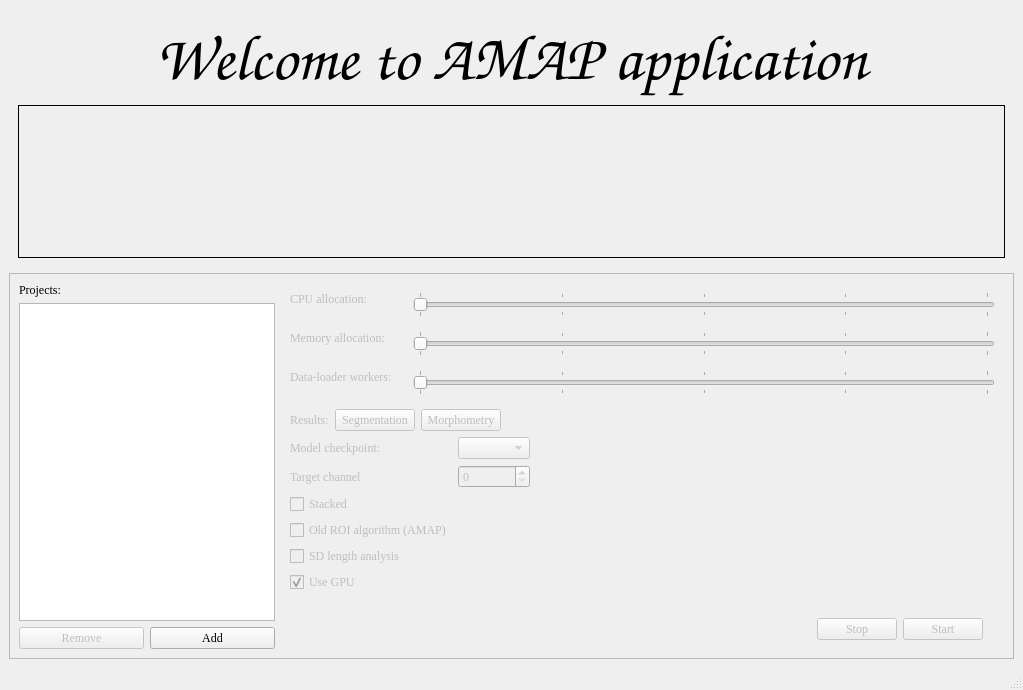
<?xml version="1.0" encoding="UTF-8"?>
<ui version="4.0">
 <class>MainWindow</class>
 <widget class="QMainWindow" name="MainWindow">
  <property name="geometry">
   <rect>
    <x>0</x>
    <y>0</y>
    <width>1023</width>
    <height>690</height>
   </rect>
  </property>
  <property name="font">
   <font>
    <family>Times New Roman</family>
   </font>
  </property>
  <property name="windowTitle">
   <string>MainWindow</string>
  </property>
  <widget class="QWidget" name="widget_central">
   <layout class="QVBoxLayout" name="verticalLayout">
    <item>
     <widget class="QFrame" name="top_frame">
      <property name="sizePolicy">
       <sizepolicy hsizetype="Preferred" vsizetype="Preferred">
        <horstretch>0</horstretch>
        <verstretch>2</verstretch>
       </sizepolicy>
      </property>
      <property name="frameShape">
       <enum>QFrame::Shape::NoFrame</enum>
      </property>
      <property name="frameShadow">
       <enum>QFrame::Shadow::Raised</enum>
      </property>
      <property name="lineWidth">
       <number>0</number>
      </property>
      <property name="midLineWidth">
       <number>1</number>
      </property>
      <layout class="QGridLayout" name="gridLayout">
       <item row="0" column="0">
        <widget class="QLabel" name="label_header">
         <property name="sizePolicy">
          <sizepolicy hsizetype="Preferred" vsizetype="Preferred">
           <horstretch>0</horstretch>
           <verstretch>1</verstretch>
          </sizepolicy>
         </property>
         <property name="font">
          <font>
           <family>Z003</family>
           <pointsize>48</pointsize>
           <italic>true</italic>
           <bold>false</bold>
           <underline>false</underline>
           <strikeout>false</strikeout>
           <kerning>true</kerning>
          </font>
         </property>
         <property name="focusPolicy">
          <enum>Qt::FocusPolicy::NoFocus</enum>
         </property>
         <property name="layoutDirection">
          <enum>Qt::LayoutDirection::LeftToRight</enum>
         </property>
         <property name="autoFillBackground">
          <bool>false</bool>
         </property>
         <property name="frameShadow">
          <enum>QFrame::Shadow::Plain</enum>
         </property>
         <property name="text">
          <string>Welcome to AMAP application</string>
         </property>
         <property name="scaledContents">
          <bool>false</bool>
         </property>
         <property name="alignment">
          <set>Qt::AlignmentFlag::AlignCenter</set>
         </property>
        </widget>
       </item>
       <item row="1" column="0">
        <widget class="QLabel" name="label_image">
         <property name="sizePolicy">
          <sizepolicy hsizetype="Ignored" vsizetype="Ignored">
           <horstretch>0</horstretch>
           <verstretch>2</verstretch>
          </sizepolicy>
         </property>
         <property name="frameShape">
          <enum>QFrame::Shape::Panel</enum>
         </property>
         <property name="frameShadow">
          <enum>QFrame::Shadow::Plain</enum>
         </property>
         <property name="text">
          <string/>
         </property>
         <property name="pixmap">
          <pixmap>../../res/images/header.png</pixmap>
         </property>
         <property name="scaledContents">
          <bool>true</bool>
         </property>
        </widget>
       </item>
      </layout>
     </widget>
    </item>
    <item>
     <widget class="QFrame" name="frame_buttom">
      <property name="enabled">
       <bool>true</bool>
      </property>
      <property name="sizePolicy">
       <sizepolicy hsizetype="Preferred" vsizetype="Preferred">
        <horstretch>0</horstretch>
        <verstretch>3</verstretch>
       </sizepolicy>
      </property>
      <property name="frameShape">
       <enum>QFrame::Shape::StyledPanel</enum>
      </property>
      <property name="frameShadow">
       <enum>QFrame::Shadow::Raised</enum>
      </property>
      <layout class="QHBoxLayout" name="horizontalLayout">
       <item>
        <layout class="QVBoxLayout" name="vertical_layout_projects">
         <item>
          <widget class="QLabel" name="label_projects">
           <property name="text">
            <string>Projects:</string>
           </property>
          </widget>
         </item>
         <item>
          <widget class="QListWidget" name="list_widget_projects"/>
         </item>
         <item>
          <layout class="QHBoxLayout" name="horizontal_remove_add">
           <item>
            <widget class="QPushButton" name="button_remove_project">
             <property name="enabled">
              <bool>false</bool>
             </property>
             <property name="text">
              <string>Remove</string>
             </property>
            </widget>
           </item>
           <item>
            <widget class="QPushButton" name="button_add_project">
             <property name="text">
              <string>Add</string>
             </property>
            </widget>
           </item>
          </layout>
         </item>
        </layout>
       </item>
       <item>
        <widget class="QFrame" name="frame_projects">
         <property name="sizePolicy">
          <sizepolicy hsizetype="Preferred" vsizetype="Preferred">
           <horstretch>1</horstretch>
           <verstretch>0</verstretch>
          </sizepolicy>
         </property>
         <property name="frameShape">
          <enum>QFrame::Shape::NoFrame</enum>
         </property>
         <property name="frameShadow">
          <enum>QFrame::Shadow::Raised</enum>
         </property>
         <layout class="QHBoxLayout" name="horizontalLayout_4">
          <item>
           <layout class="QGridLayout" name="grid_project">
            <property name="spacing">
             <number>6</number>
            </property>
            <item row="0" column="0">
             <layout class="QVBoxLayout" name="vbox_cpu_label">
              <property name="spacing">
               <number>0</number>
              </property>
              <item>
               <widget class="QLabel" name="label_cpu_allocation">
                <property name="enabled">
                 <bool>false</bool>
                </property>
                <property name="text">
                 <string>CPU allocation:</string>
                </property>
               </widget>
              </item>
              <item>
               <widget class="QLabel" name="label_cpu_value">
                <property name="enabled">
                 <bool>false</bool>
                </property>
                <property name="text">
                 <string/>
                </property>
               </widget>
              </item>
              <item>
               <spacer name="spacer_cpu_label">
                <property name="orientation">
                 <enum>Qt::Orientation::Vertical</enum>
                </property>
                <property name="sizeHint" stdset="0">
                 <size>
                  <width>0</width>
                  <height>0</height>
                 </size>
                </property>
               </spacer>
              </item>
             </layout>
            </item>
            <item row="0" column="1" colspan="4" alignment="Qt::AlignTop">
             <widget class="QSlider" name="slider_cpu_allocation">
              <property name="enabled">
               <bool>false</bool>
              </property>
              <property name="maximum">
               <number>4</number>
              </property>
              <property name="value">
               <number>0</number>
              </property>
              <property name="sliderPosition">
               <number>0</number>
              </property>
              <property name="orientation">
               <enum>Qt::Orientation::Horizontal</enum>
              </property>
              <property name="tickPosition">
               <enum>QSlider::TickPosition::TicksBothSides</enum>
              </property>
             </widget>
            </item>
            <item row="2" column="0">
             <layout class="QVBoxLayout" name="vbox_mem_label">
              <property name="spacing">
               <number>0</number>
              </property>
              <item>
               <widget class="QLabel" name="label_mem_allocation">
                <property name="enabled">
                 <bool>false</bool>
                </property>
                <property name="text">
                 <string>Memory allocation:</string>
                </property>
               </widget>
              </item>
              <item>
               <widget class="QLabel" name="label_mem_value">
                <property name="enabled">
                 <bool>false</bool>
                </property>
                <property name="text">
                 <string/>
                </property>
               </widget>
              </item>
              <item>
               <spacer name="spacer_mem_label">
                <property name="orientation">
                 <enum>Qt::Orientation::Vertical</enum>
                </property>
                <property name="sizeHint" stdset="0">
                 <size>
                  <width>0</width>
                  <height>0</height>
                 </size>
                </property>
               </spacer>
              </item>
             </layout>
            </item>
            <item row="2" column="1" colspan="4" alignment="Qt::AlignTop">
             <widget class="QSlider" name="slider_mem_allocation">
              <property name="enabled">
               <bool>false</bool>
              </property>
              <property name="maximum">
               <number>4</number>
              </property>
              <property name="value">
               <number>0</number>
              </property>
              <property name="sliderPosition">
               <number>0</number>
              </property>
              <property name="orientation">
               <enum>Qt::Orientation::Horizontal</enum>
              </property>
              <property name="tickPosition">
               <enum>QSlider::TickPosition::TicksBothSides</enum>
              </property>
             </widget>
            </item>
            <item row="3" column="0">
             <layout class="QVBoxLayout" name="vbox_workers_label">
              <property name="spacing">
               <number>0</number>
              </property>
              <item>
               <widget class="QLabel" name="label_workers">
                <property name="enabled">
                 <bool>false</bool>
                </property>
                <property name="text">
                 <string>Data-loader workers:</string>
                </property>
               </widget>
              </item>
              <item>
               <widget class="QLabel" name="label_workers_value">
                <property name="enabled">
                 <bool>false</bool>
                </property>
                <property name="text">
                 <string/>
                </property>
               </widget>
              </item>
              <item>
               <spacer name="spacer_workers_label">
                <property name="orientation">
                 <enum>Qt::Orientation::Vertical</enum>
                </property>
                <property name="sizeHint" stdset="0">
                 <size>
                  <width>0</width>
                  <height>0</height>
                 </size>
                </property>
               </spacer>
              </item>
             </layout>
            </item>
            <item row="3" column="1" colspan="4" alignment="Qt::AlignTop">
             <widget class="QSlider" name="slider_workers">
              <property name="enabled">
               <bool>false</bool>
              </property>
              <property name="maximum">
               <number>4</number>
              </property>
              <property name="value">
               <number>0</number>
              </property>
              <property name="sliderPosition">
               <number>0</number>
              </property>
              <property name="orientation">
               <enum>Qt::Orientation::Horizontal</enum>
              </property>
              <property name="tickPosition">
               <enum>QSlider::TickPosition::TicksBothSides</enum>
              </property>
             </widget>
            </item>
             <item row="5" column="0" colspan="2">
              <layout class="QGridLayout" name="grid_configs">
               <item row="0" column="0">
                <widget class="QLabel" name="label_checkpoint">
                 <property name="enabled">
                  <bool>false</bool>
                 </property>
                 <property name="text">
                  <string>Model checkpoint:</string>
                 </property>
                </widget>
               </item>
               <item row="0" column="1">
                <widget class="QComboBox" name="combo_checkpoint">
                 <property name="enabled">
                  <bool>false</bool>
                 </property>
                </widget>
               </item>
               <item row="1" column="0">
                <widget class="QLabel" name="label_channel">
                 <property name="enabled">
                  <bool>false</bool>
                 </property>
                 <property name="text">
                  <string>Target channel</string>
                 </property>
                </widget>
               </item>
               <item row="1" column="1">
                <widget class="QSpinBox" name="spin_channel">
                 <property name="enabled">
                  <bool>false</bool>
                 </property>
                 <property name="maximum">
                  <number>20</number>
                 </property>
                </widget>
               </item>
               <item row="2" column="0">
                <widget class="QCheckBox" name="check_stacked">
                 <property name="enabled">
                  <bool>false</bool>
                 </property>
                 <property name="text">
                  <string>Stacked</string>
                 </property>
                </widget>
               </item>
               <item row="3" column="0">
                <widget class="QCheckBox" name="check_old_roi">
                 <property name="enabled">
                  <bool>false</bool>
                 </property>
                 <property name="text">
                  <string>Old ROI algorithm (AMAP)</string>
                 </property>
                </widget>
               </item>
               <item row="4" column="0">
                <widget class="QCheckBox" name="check_include_sd">
                 <property name="enabled">
                  <bool>false</bool>
                 </property>
                 <property name="text">
                  <string>SD length analysis</string>
                 </property>
                </widget>
               </item>
               <item row="5" column="0">
                <widget class="QCheckBox" name="check_use_gpu">
                 <property name="enabled">
                  <bool>false</bool>
                 </property>
                 <property name="checked">
                  <bool>true</bool>
                 </property>
                 <property name="text">
                  <string>Use GPU</string>
                 </property>
                </widget>
               </item>
               <item row="6" column="0" colspan="2">
                <widget class="QLabel" name="label_input_info">
                 <property name="enabled">
                  <bool>false</bool>
                 </property>
                 <property name="wordWrap">
                  <bool>true</bool>
                 </property>
                 <property name="text">
                  <string/>
                 </property>
                </widget>
               </item>
              </layout>
            </item>
            <item row="4" column="0" colspan="5">
             <layout class="QHBoxLayout" name="horizontal_result">
              <item>
               <widget class="QLabel" name="label_results">
                <property name="enabled">
                 <bool>false</bool>
                </property>
                <property name="layoutDirection">
                 <enum>Qt::LayoutDirection::LeftToRight</enum>
                </property>
                <property name="text">
                 <string>Results:</string>
                </property>
               </widget>
              </item>
              <item>
               <widget class="QPushButton" name="button_result_segmentation">
                <property name="enabled">
                 <bool>false</bool>
                </property>
                <property name="text">
                 <string>Segmentation</string>
                </property>
               </widget>
              </item>
              <item>
               <widget class="QPushButton" name="button_result_morphometry">
                <property name="enabled">
                 <bool>false</bool>
                </property>
                <property name="text">
                 <string>Morphometry</string>
                </property>
               </widget>
              </item>
              <item>
               <spacer name="horizontalSpacer_2">
                <property name="orientation">
                 <enum>Qt::Orientation::Horizontal</enum>
                </property>
                <property name="sizeHint" stdset="0">
                 <size>
                  <width>40</width>
                  <height>20</height>
                 </size>
                </property>
               </spacer>
              </item>
             </layout>
            </item>
            <item row="6" column="2">
             <layout class="QHBoxLayout" name="horizontal_stop_start">
              <item>
               <spacer name="horizontalSpacer_3">
                <property name="orientation">
                 <enum>Qt::Orientation::Horizontal</enum>
                </property>
                <property name="sizeHint" stdset="0">
                 <size>
                  <width>40</width>
                  <height>20</height>
                 </size>
                </property>
               </spacer>
              </item>
              <item>
               <widget class="QPushButton" name="button_stop">
                <property name="enabled">
                 <bool>false</bool>
                </property>
                <property name="text">
                 <string>Stop</string>
                </property>
               </widget>
              </item>
              <item>
               <widget class="QPushButton" name="button_start">
                <property name="enabled">
                 <bool>false</bool>
                </property>
                <property name="text">
                 <string>Start</string>
                </property>
               </widget>
              </item>
             </layout>
            </item>
            <item row="5" column="2">
             <spacer name="horizontalSpacer">
              <property name="orientation">
               <enum>Qt::Orientation::Horizontal</enum>
              </property>
              <property name="sizeType">
               <enum>QSizePolicy::Policy::MinimumExpanding</enum>
              </property>
              <property name="sizeHint" stdset="0">
               <size>
                <width>30</width>
                <height>20</height>
               </size>
              </property>
             </spacer>
            </item>
           </layout>
          </item>
         </layout>
        </widget>
       </item>
      </layout>
     </widget>
    </item>
   </layout>
  </widget>
  <widget class="QStatusBar" name="statusbar"/>
  <action name="actionNew_Project">
   <property name="text">
    <string>New project</string>
   </property>
   <property name="font">
    <font>
     <family>Times New Roman</family>
    </font>
   </property>
  </action>
  <action name="actionSettings">
   <property name="text">
    <string>Settings</string>
   </property>
   <property name="font">
    <font>
     <family>Times New Roman</family>
    </font>
   </property>
  </action>
  <action name="actionExit">
   <property name="text">
    <string>Exit</string>
   </property>
   <property name="font">
    <font>
     <family>Times New Roman</family>
    </font>
   </property>
  </action>
  <action name="actionHow_to">
   <property name="text">
    <string>How to?</string>
   </property>
  </action>
  <action name="actionSource">
   <property name="text">
    <string>GitHub</string>
   </property>
  </action>
  <action name="actionAbout_us">
   <property name="text">
    <string>About us</string>
   </property>
  </action>
 </widget>
 <resources/>
 <connections/>
</ui>
